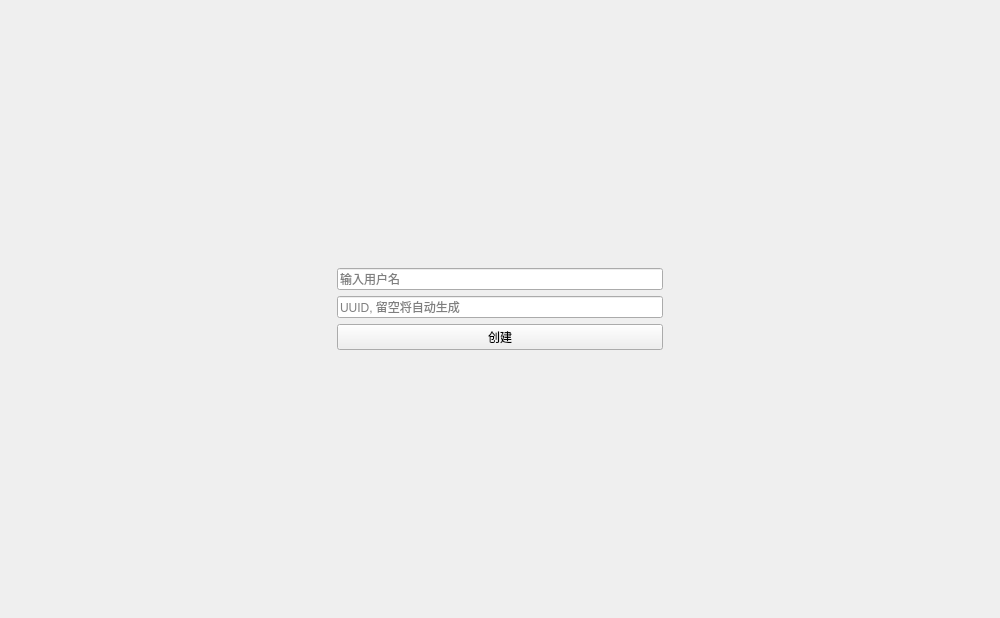
<?xml version="1.0" encoding="UTF-8"?>
<ui version="4.0">
 <class>Offline</class>
 <widget class="QWidget" name="Offline">
  <property name="geometry">
   <rect>
    <x>0</x>
    <y>0</y>
    <width>1000</width>
    <height>618</height>
   </rect>
  </property>
  <property name="windowTitle">
   <string>离线登录</string>
  </property>
  <layout class="QGridLayout" name="gridLayout">
   <item row="0" column="1">
    <spacer name="verticalSpacer_2">
     <property name="orientation">
      <enum>Qt::Vertical</enum>
     </property>
     <property name="sizeHint" stdset="0">
      <size>
       <width>20</width>
       <height>40</height>
      </size>
     </property>
    </spacer>
   </item>
   <item row="4" column="1">
    <spacer name="verticalSpacer">
     <property name="orientation">
      <enum>Qt::Vertical</enum>
     </property>
     <property name="sizeHint" stdset="0">
      <size>
       <width>20</width>
       <height>40</height>
      </size>
     </property>
    </spacer>
   </item>
   <item row="3" column="1">
    <widget class="PushButton" name="pb_create">
     <property name="text">
      <string>创建</string>
     </property>
    </widget>
   </item>
   <item row="3" column="0">
    <spacer name="horizontalSpacer">
     <property name="orientation">
      <enum>Qt::Horizontal</enum>
     </property>
     <property name="sizeHint" stdset="0">
      <size>
       <width>40</width>
       <height>20</height>
      </size>
     </property>
    </spacer>
   </item>
   <item row="1" column="1">
    <widget class="LineEdit" name="le_username">
     <property name="placeholderText">
      <string>输入用户名</string>
     </property>
    </widget>
   </item>
   <item row="3" column="2">
    <spacer name="horizontalSpacer_2">
     <property name="orientation">
      <enum>Qt::Horizontal</enum>
     </property>
     <property name="sizeHint" stdset="0">
      <size>
       <width>40</width>
       <height>20</height>
      </size>
     </property>
    </spacer>
   </item>
   <item row="2" column="1">
    <widget class="LineEdit" name="le_uuid">
     <property name="inputMask">
      <string/>
     </property>
     <property name="placeholderText">
      <string>UUID, 留空将自动生成</string>
     </property>
    </widget>
   </item>
  </layout>
 </widget>
 <customwidgets>
  <customwidget>
   <class>PushButton</class>
   <extends>QPushButton</extends>
   <header>qfluentwidgets</header>
  </customwidget>
  <customwidget>
   <class>LineEdit</class>
   <extends>QLineEdit</extends>
   <header>qfluentwidgets</header>
  </customwidget>
 </customwidgets>
 <resources/>
 <connections/>
</ui>
